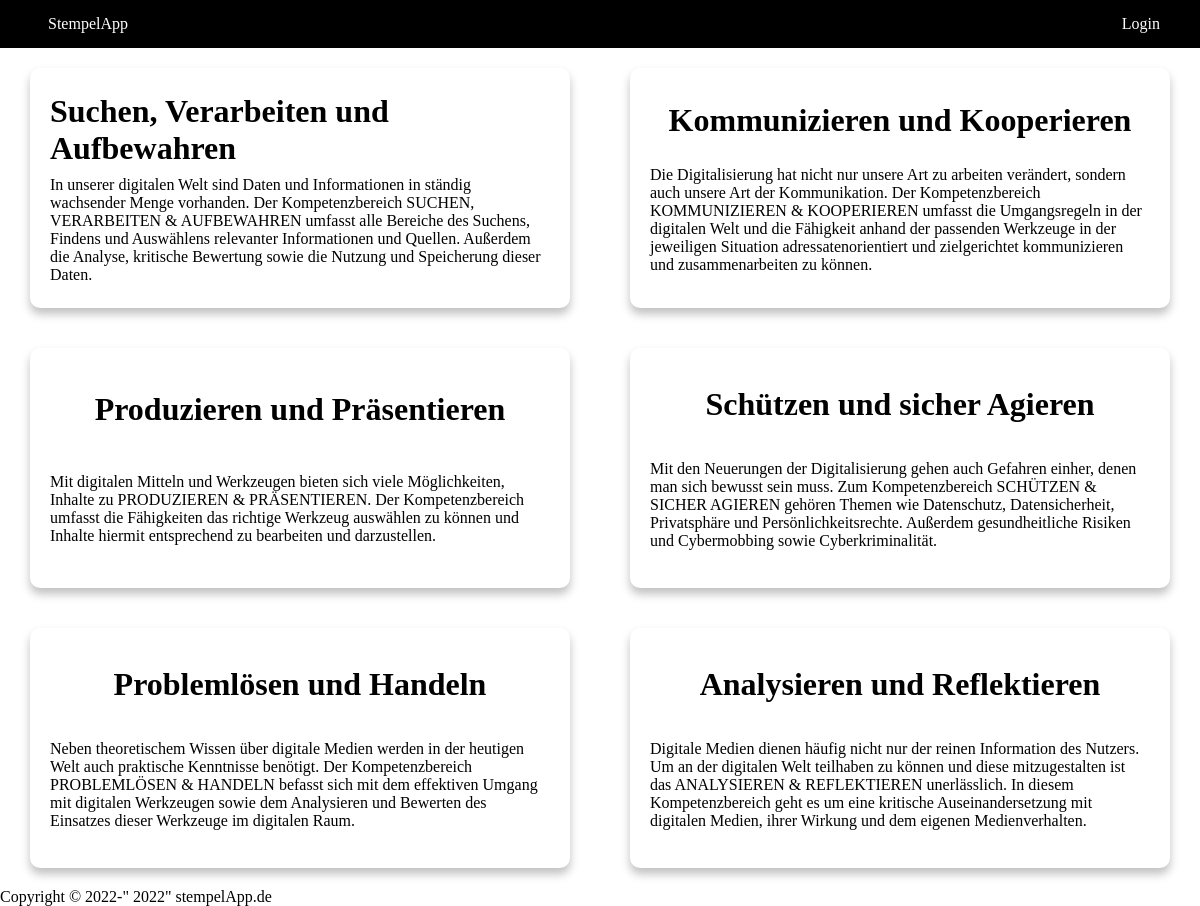
Page /website/index.php on the committed database.
### tables this page shows
CREATE TABLE Competence (Id INTEGER PRIMARY KEY NOT NULL, Name STRING NOT NULL, Text STRING NOT NULL);

### website/stempelAppManager.php (called while the page is built, shortened)
<?php
function getCompetences(){
    $mysql = new PDO('sqlite:StempelApp.db');
    $stmt = $mysql->prepare("SELECT * FROM COMPETENCE");
    $stmt->execute();
    $row = $stmt->fetchAll();
    return $row;
}
?>

### website/index.php (the view, shortened to what this page needs)
<!DOCTYPE html>
<html lang="en" dir="ltr">
  <head>
    <link rel="stylesheet" href="css/index.css">
    <link rel="stylesheet" href="css/header.css">
    <link rel="stylesheet" href="css/config.css">
  </head>
  <body>
    <?php include 'header.php'; ?>
    <div class="container">
      <div class="competence flex">
        <?php
        foreach (getCompetences() as $value) {
          ?>
          <div class="competence-card flex">
            <h1><?= $value["Name"]?></h1>
            <p><?= $value["Text"]?></p>
          </div>
          <?php
        }
         ?>
      </div>
    </div>
    <?php include 'footer.php'; ?>
  </body>
</html>

### website/header.php (shortened to what this page needs)
<div class="navigation flex">
    <div class="stempel">
        <p class="stempelHeader">StempelApp</p>
    </div>
    <div class="flex">
        <?php if (!isset($_SESSION['name'])): ?>
            <a href="/login/login.php" class="nav-item">Login</a>
        <?php endif; ?>
    </div>
</div>

### website/footer.php (shortened to what this page needs)
<p>Copyright &copy; 2022-" <?php echo date("Y")   ?>" stempelApp.de</p>

### website/css/index.css (style rules this page uses)
.container { max-width: 1920px; height: auto; }
.flex { display: flex; }
.competence { flex-wrap: wrap; justify-content: space-around; }
.competence-card { justify-content: space-around; flex-direction: column; align-items: center; margin: 20px; padding: 20px; width: 500px; min-height: 200px; border-radius: 10px; box-shadow: 0px 6px 10px rgba(0, 0, 0, 0.25); transition: all 0.2s; }
.competence-card h1 { position: relative; }

### website/css/header.css (style rules this page uses)
.flex { display: flex; }
.navigation { justify-content: space-between; font-family: Montserrat; padding: 15px 40px; background-color: black; }
.nav-item { margin-right: 10%; text-decoration: none; color: white; }
.stempelHeader { color: white; margin-left: 10%; }

### website/css/config.css (style rules this page uses)
* { margin: 0; padding: 0; border: 0; }

### rows in the picture
competence: Name "Suchen, Verarbeiten und Aufbewahren", Text "In unserer digitalen Welt sind Daten und Informationen in ständig wachsender Menge vorhanden. Der Kompetenzbereich SUCHEN, VERARBEITEN & AUFBEWAHREN umfasst alle Bereiche des Suchens, Findens und Auswählens relevanter Informationen und Quellen. Außerdem die Analyse, kritische Bewertung sowie die Nutzung und Speicherung dieser Daten."
competence: Name "Kommunizieren und Kooperieren", Text "Die Digitalisierung hat nicht nur unsere Art zu arbeiten verändert, sondern auch unsere Art der Kommunikation. Der Kompetenzbereich KOMMUNIZIEREN & KOOPERIEREN umfasst die Umgangsregeln in der digitalen Welt und die Fähigkeit anhand der passenden Werkzeuge in der jeweiligen Situation adressatenorientiert und zielgerichtet kommunizieren und zusammenarbeiten zu können."
competence: Name "Produzieren und Präsentieren", Text "Mit digitalen Mitteln und Werkzeugen bieten sich viele Möglichkeiten, Inhalte zu PRODUZIEREN & PRÄSENTIEREN. Der Kompetenzbereich umfasst die Fähigkeiten das richtige Werkzeug auswählen zu können und Inhalte hiermit entsprechend zu bearbeiten und darzustellen."
competence: Name "Schützen und sicher Agieren", Text "Mit den Neuerungen der Digitalisierung gehen auch Gefahren einher, denen man sich bewusst sein muss. Zum Kompetenzbereich SCHÜTZEN & SICHER AGIEREN gehören Themen wie Datenschutz, Datensicherheit, Privatsphäre und Persönlichkeitsrechte. Außerdem gesundheitliche Risiken und Cybermobbing sowie Cyberkriminalität."
competence: Name "Problemlösen und Handeln", Text "Neben theoretischem Wissen über digitale Medien werden in der heutigen Welt auch praktische Kenntnisse benötigt. Der Kompetenzbereich PROBLEMLÖSEN & HANDELN befasst sich mit dem effektiven Umgang mit digitalen Werkzeugen sowie dem Analysieren und Bewerten des Einsatzes dieser Werkzeuge im digitalen Raum."
competence: Name "Analysieren und Reflektieren", Text "Digitale Medien dienen häufig nicht nur der reinen Information des Nutzers. Um an der digitalen Welt teilhaben zu können und diese mitzugestalten ist das ANALYSIEREN & REFLEKTIEREN unerlässlich. In diesem Kompetenzbereich geht es um eine kritische Auseinandersetzung mit digitalen Medien, ihrer Wirkung und dem eigenen Medienverhalten."
